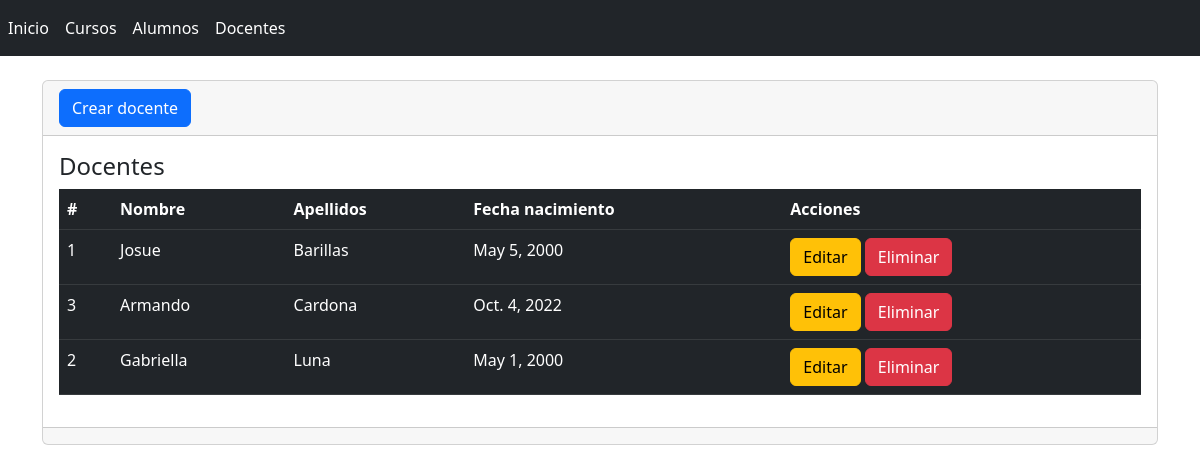
The page /docentes on the database as committed earlier.
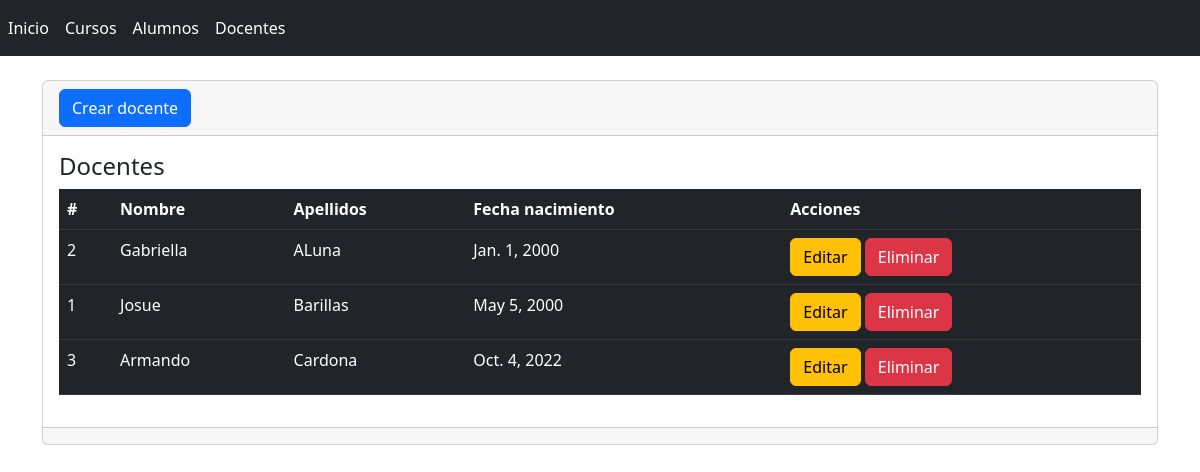
The same page on the database as committed later.
### docente/models.py (models this page shows, shortened)
class Docente(models.Model):
    id = models.AutoField(primary_key=True)#id auto_increment
    nombres= models.CharField(max_length=255,verbose_name="Nombres")#campo de texto
    apellidos= models.TextField(null=False,verbose_name="Apellidos")
    fecha_nacimiento=models.DateField(null=True,verbose_name="Fecha nacimiento")
    class Meta:
        verbose_name='Docente'
        verbose_name_plural='Docentes'
        db_table='tbl_docentes'
        ordering=['apellidos','-nombres']

### docente/views.py (the view)
# urls.py: path('docentes',views.docentes,name='docentes'),
def docentes(request):
    docentes=Docente.objects.all()#se consulta los docentes
    return render(request, 'docentes/index.html',{'docentes': docentes})#nombre y valor

### docente/templates/docentes/index.html (shortened to what this page needs)
{% extends "base.html" %}
{% block contenido %}
<div class="card">
    <div class="card-header">
        <a name="" id="" class="btn btn-primary" href="{% url 'crearDocente' %}" role="button">Crear docente</a>
    </div>
    <div class="card-body">
        <h4 class="card-title">Docentes</h4>
        <div class="table-responsive">
            <table class="table table-dark">
                <thead>
                    <tr>
                        <th scope="col">#</th>
                        <th scope="col">Nombre</th>
                        <th scope="col">Apellidos</th>
                        <th scope="col">Fecha nacimiento</th>
                        <th scope="col">Acciones</th>
                    </tr>
                </thead>
                <tbody>
                    {% for docente in docentes %}
                    <tr>
                        <td>{{ docente.id }}</td>
                        <td>{{ docente.nombres }}</td>
                        <td>{{ docente.apellidos }}</td>
                        <td>{{ docente.fecha_nacimiento }}</td>
                        <td>
                            <a name="" id="" class="btn btn-warning" href="{% url 'editarDocente' docente.id %}" role="button">Editar</a>
                            <a name="" id="" class="btn btn-danger" href="{% url 'eliminarDocente' docente.id %}" role="button">Eliminar</a>
                        </td>
                    </tr>
                    {% endfor %}
                </tbody>
            </table>
        </div>
    </div>
    <div class="card-footer text-muted">
    </div>
</div>
{% endblock %}

Rows that differ between the two databases and show on the page:
changed Docente "Gabriella": apellidos "Luna" → "ALuna"; fecha_nacimiento "May 1, 2000" → "Jan. 1, 2000"; moves up the list
